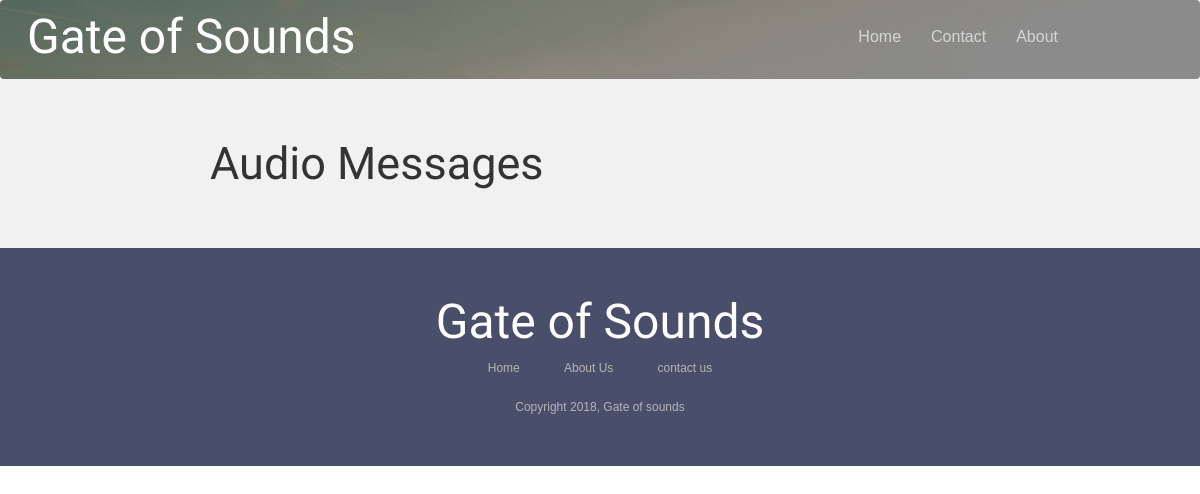
The app's page /audios/, older data.
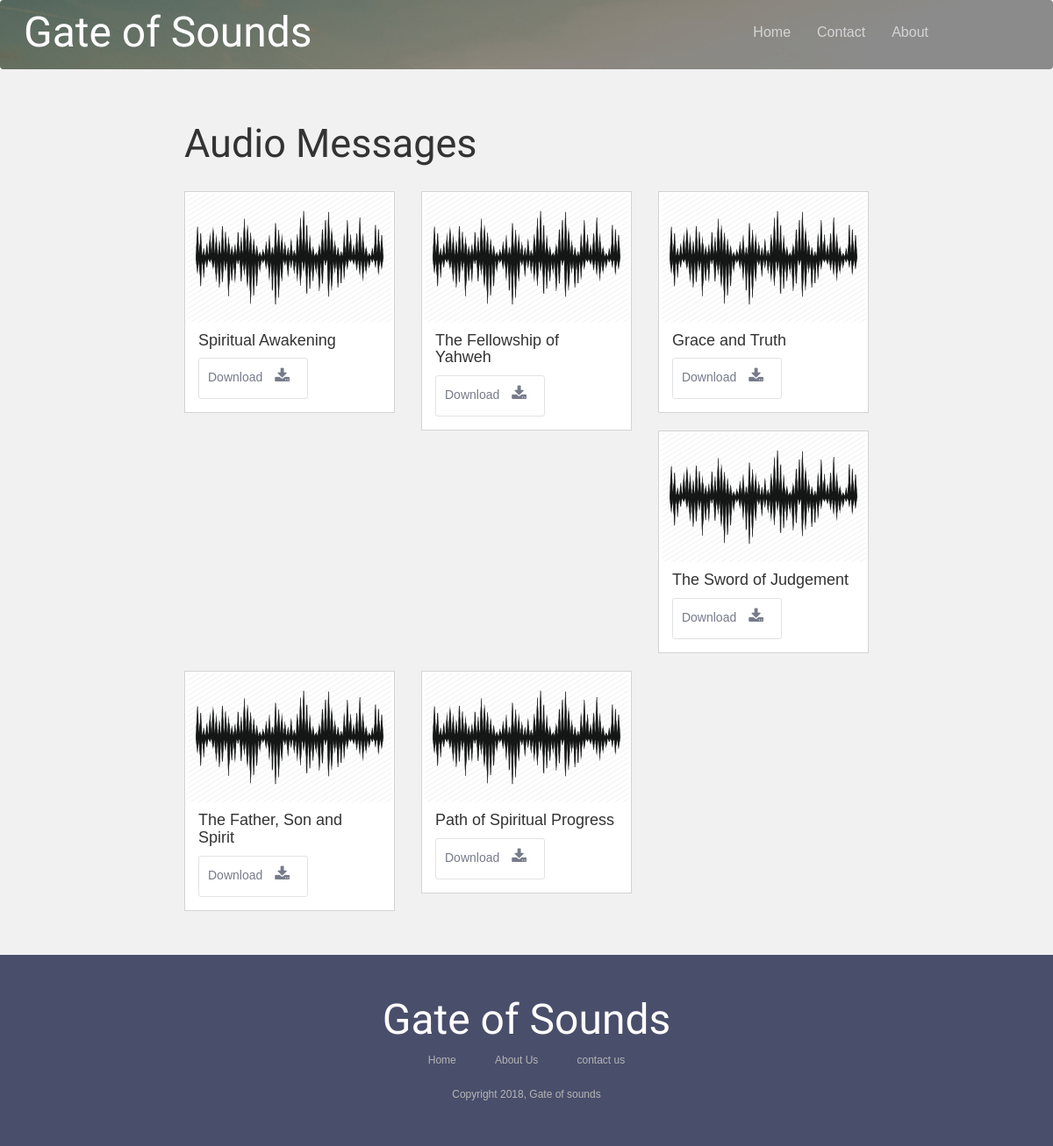
The same page, newer data.
### sounds/models.py (models this page shows)
class AudioMessages(models.Model):
    title = models.CharField(max_length= 30)
    link = models.URLField(max_length=200)

### sounds/views.py (the view)
# urls.py: path('audios/', views.AudioListView.as_view(), name='audios'),
class AudioListView(generic.ListView):
    model = AudioMessages
    template_name = 'sounds/audio.html'
    paginate_by = 12

### sounds/templates/sounds/audio.html (shortened to what this page needs)
{% extends 'base_generic.html' %}
{% block content %}
{% load static %}
{% load bootstrap3 %}
<link rel='stylesheet' href='{% static "sounds/style.css" %}'>
<div class='postShowcase'>
    <section id='articles2'>
        <div class='showme2'>
            <div id='articlesInner2'>
                <br><br>
                <span  style="font-family:Open Sans Condensed; font-size:45px">Audio Messages</span><br><br>
                <div class='row'>
                    <div class="wow zoomInUp" data-wow-delay="0.5s" >
                        {% for audios in audiomessages_list %}
                        <div class='col-sm-4' id='outerarticle'>
                            <div id='articleInner1'>
                                <img src='{% static "sounds/wave.png" %}'  class='responsive2' >
                                <div id='articleInner3'>
                                    <span><h4>{{ audios.title }}</h4></span>
                                    <a href='{{audios.link}}' >
                                        <button id='articleBut111' >Download
                                            <span class="symbol-input100">
                                                <i class="fa fa-download" id='fa-touch'></i>
                                            </span>
                                        </button>
                                    </a>
                                </div>
                            </div>
                        </div>
                    {% endfor %}
                    </div>
                </div>
            </div>
        </div>
    </section>
</div>
{% endblock %}

Row changes from the older to the newer data that the page shows:
added AudioMessages: title "Spiritual Awakening"
added AudioMessages: title "The Fellowship of Yahweh"
added AudioMessages: title "Grace and Truth"
added AudioMessages: title "The Sword of Judgement"
added AudioMessages: title "The Father, Son and Spirit"
added AudioMessages: title "Path of Spiritual Progress"
